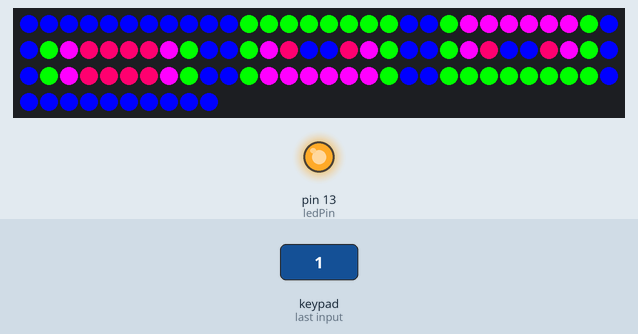
Recording of a sketch running on a simulated Arduino Uno, built with avr-gcc and run on an emulated ATmega328P. On the bench: 100 RGB LEDs in strip order, left to right, continuing on the next row, output pins drawn as LEDs (lit = HIGH). Inputs (shaded band) come from the test bench. What the sketch prints to the serial monitor is not drawn.

1.3 s: key '1' pressed
Above: at 4.1 s.
Timing chart, 0 to 5.6 s (numbered marks = the images above; inputs shaded):
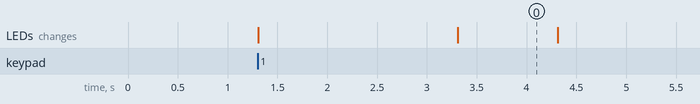

Measured:
- what the display in image 0 shows lasts 1.0 s, from 3.3 s to 4.3 s

The sketch:

10X10LED_keypad.ino
```cpp
#include <Keypad.h>
#include "FastLED.h"
#define NUM_LEDS 100
#define DATA_PIN 2
// #define CLOCK_PIN 13
CRGB leds[NUM_LEDS];


const byte ROWS = 4; //four rows
const byte COLS = 4; //three columns
char keys[ROWS][COLS] = {
  {'1','2','3','A'},
  {'4','5','6','B'},
  {'7','8','9','C'},
  {'*','0','#','D'}
};
byte rowPins[ROWS] = {3, 4, 5, 6}; //connect to the row pinouts of the keypad
byte colPins[COLS] = {7, 8, 9,10};

Keypad keypad = Keypad( makeKeymap(keys), rowPins, colPins, ROWS, COLS );
byte ledPin = 13;

boolean blink = false;
boolean ledPin_state;

void setup(){
    Serial.begin(9600);
    pinMode(ledPin, OUTPUT);              // Sets the digital pin as output.
    digitalWrite(ledPin, HIGH);           // Turn the LED on.
    ledPin_state = digitalRead(ledPin);   // Store initial LED state. HIGH when LED is on.
    keypad.addEventListener(keypadEvent); // Add an event listener for this keypad
    FastLED.addLeds<WS2811, DATA_PIN, RGB>(leds, NUM_LEDS);


}

void loop(){
    char key = keypad.getKey();

    if (key) {
        Serial.println(key);
    }
    if (blink){
        digitalWrite(ledPin,!digitalRead(ledPin));    // Change the ledPin from Hi2Lo or Lo2Hi.
        delay(100);
    }
}

// Taking care of some special events.
void keypadEvent(KeypadEvent key){
    switch (keypad.getState()){
    case PRESSED:
        if (key == '1') {
            ledson();
        }
        break;
        if (key == '#') {
            alloff();


        }
        break;


    case RELEASED:
        if (key == '*') {

        }
        break;

    case HOLD:
        if (key == '*') {

        }
        break;
    }
}


void alloff (){
leds[0] = CRGB(0, 0, 0);
leds[1] = CRGB(0, 0, 0);
leds[2] = CRGB(0, 0, 0);
leds[3] = CRGB(0, 0, 0);
leds[4] = CRGB(0, 0, 0);
leds[5] = CRGB(0, 0, 0);
leds[6] = CRGB(0, 0, 0);
leds[7] = CRGB(0, 0, 0);
leds[8] = CRGB(0, 0, 0);
leds[9] = CRGB(0, 0, 0);
leds[10] = CRGB(0, 0, 0);
leds[11] = CRGB(0, 0, 0);
leds[12] = CRGB(0, 0, 0);
leds[13] = CRGB(0, 0, 0);
leds[14] = CRGB(0, 0, 0);
leds[15] = CRGB(0, 0, 0);
leds[16] = CRGB(0, 0, 0);
leds[17] = CRGB(0, 0, 0);
leds[18] = CRGB(0, 0, 0);
leds[19] = CRGB(0, 0, 0);
leds[20] = CRGB(0, 0, 0);
leds[21] = CRGB(0, 0, 0);
leds[22] = CRGB(0, 0, 0);
leds[23] = CRGB(0, 0, 0);
leds[24] = CRGB(0, 0, 0);
leds[25] = CRGB(0, 0, 0);
leds[26] = CRGB(0, 0, 0);
leds[27] = CRGB(0, 0, 0);
leds[28] = CRGB(0, 0, 0);
leds[29] = CRGB(0, 0, 0);
leds[30] = CRGB(0, 0, 0);
leds[31] = CRGB(0, 0, 0);
leds[32] = CRGB(0, 0, 0);
leds[33] = CRGB(0, 0, 0);
leds[34] = CRGB(0, 0, 0);
leds[35] = CRGB(0, 0, 0);
leds[36] = CRGB(0, 0, 0);
leds[37] = CRGB(0, 0, 0);
leds[38] = CRGB(0, 0, 0);
leds[39] = CRGB(0, 0, 0);
leds[40] = CRGB(0, 0, 0);
leds[41] = CRGB(0, 0, 0);
leds[42] = CRGB(0, 0, 0);
leds[43] = CRGB(0, 0, 0);
leds[44] = CRGB(0, 0, 0);
leds[45] = CRGB(0, 0, 0);
leds[46] = CRGB(0, 0, 0);
leds[47] = CRGB(0, 0, 0);
leds[48] = CRGB(0, 0, 0);
leds[49] = CRGB(0, 0, 0);
leds[50] = CRGB(0, 0, 0);
leds[51] = CRGB(0, 0, 0);
leds[52] = CRGB(0, 0, 0);
leds[53] = CRGB(0, 0, 0);
leds[54] = CRGB(0, 0, 0);
leds[55] = CRGB(0, 0, 0);
leds[56] = CRGB(0, 0, 0);
leds[57] = CRGB(0, 0, 0);
leds[58] = CRGB(0, 0, 0);
leds[59] = CRGB(0, 0, 0);
leds[60] = CRGB(0, 0, 0);
leds[61] = CRGB(0, 0, 0);
leds[62] = CRGB(0, 0, 0);
leds[63] = CRGB(0, 0, 0);
leds[64] = CRGB(0, 0, 0);
leds[65] = CRGB(0, 0, 0);
leds[66] = CRGB(0, 0, 0);
leds[67] = CRGB(0, 0, 0);
leds[68] = CRGB(0, 0, 0);
leds[69] = CRGB(0, 0, 0);
leds[70] = CRGB(0, 0, 0);
leds[71] = CRGB(0, 0, 0);
leds[72] = CRGB(0, 0, 0);
leds[73] = CRGB(0, 0, 0);
leds[74] = CRGB(0, 0, 0);
leds[75] = CRGB(0, 0, 0);
leds[76] = CRGB(0, 0, 0);
leds[77] = CRGB(0, 0, 0);
leds[78] = CRGB(0, 0, 0);
leds[79] = CRGB(0, 0, 0);
leds[80] = CRGB(0, 0, 0);
leds[81] = CRGB(0, 0, 0);
leds[82] = CRGB(0, 0, 0);
leds[83] = CRGB(0, 0, 0);
leds[84] = CRGB(0, 0, 0);
leds[85] = CRGB(0, 0, 0);
leds[86] = CRGB(0, 0, 0);
leds[87] = CRGB(0, 0, 0);
leds[88] = CRGB(0, 0, 0);
leds[89] = CRGB(0, 0, 0);
leds[90] = CRGB(0, 0, 0);
leds[91] = CRGB(0, 0, 0);
leds[92] = CRGB(0, 0, 0);
leds[93] = CRGB(0, 0, 0);
leds[94] = CRGB(0, 0, 0);
leds[95] = CRGB(0, 0, 0);
leds[96] = CRGB(0, 0, 0);
leds[97] = CRGB(0, 0, 0);
leds[98] = CRGB(0, 0, 0);
leds[99] = CRGB(0, 0, 0);
FastLED.show();


  }


void ledson (){
int x=1;
 while(x==1){
 Serial.println("LED ON");

leds[0] = CRGB(0, 0, 0);
leds[1] = CRGB(0, 0, 0);
leds[2] = CRGB(0, 0, 0);
leds[3] = CRGB(0, 0, 0);
leds[4] = CRGB(0, 0, 0);
leds[5] = CRGB(0, 0, 0);
leds[6] = CRGB(0, 0, 0);
leds[7] = CRGB(0, 0, 0);
leds[8] = CRGB(0, 0, 0);
leds[9] = CRGB(0, 0, 0);
leds[10] = CRGB(0, 0, 0);
leds[11] = CRGB(0, 0, 0);
leds[12] = CRGB(0, 0, 0);
leds[13] = CRGB(0, 0, 0);
leds[14] = CRGB(0, 0, 0);
leds[15] = CRGB(0, 0, 0);
leds[16] = CRGB(0, 0, 0);
leds[17] = CRGB(0, 0, 0);
leds[18] = CRGB(0, 0, 0);
leds[19] = CRGB(0, 0, 0);
leds[20] = CRGB(0, 0, 0);
leds[21] = CRGB(0, 0, 0);
leds[22] = CRGB(0, 0, 0);
leds[23] = CRGB(0, 0, 0);
leds[24] = CRGB(0, 0, 0);
leds[25] = CRGB(0, 0, 0);
leds[26] = CRGB(0, 0, 0);
leds[27] = CRGB(0, 0, 0);
leds[28] = CRGB(0, 0, 0);
leds[29] = CRGB(0, 0, 0);
leds[30] = CRGB(0, 0, 0);
leds[31] = CRGB(0, 0, 0);
leds[32] = CRGB(0, 0, 0);
leds[33] = CRGB(0, 0, 0);
leds[34] = CRGB(0, 0, 0);
leds[35] = CRGB(0, 0, 0);
leds[36] = CRGB(0, 0, 0);
leds[37] = CRGB(0, 0, 0);
leds[38] = CRGB(0, 0, 0);
leds[39] = CRGB(0, 0, 0);
leds[40] = CRGB(0, 0, 0);
leds[41] = CRGB(0, 0, 0);
leds[42] = CRGB(0, 0, 0);
leds[43] = CRGB(0, 0, 0);
leds[44] = CRGB(0, 0, 0);
leds[45] = CRGB(0, 0, 0);
leds[46] = CRGB(0, 0, 0);
leds[47] = CRGB(0, 0, 0);
leds[48] = CRGB(0, 0, 0);
leds[49] = CRGB(0, 0, 0);
leds[50] = CRGB(0, 0, 0);
leds[51] = CRGB(0, 0, 0);
leds[52] = CRGB(0, 0, 0);
leds[53] = CRGB(0, 0, 0);
leds[54] = CRGB(0, 0, 0);
leds[55] = CRGB(0, 0, 0);
leds[56] = CRGB(0, 0, 0);
leds[57] = CRGB(0, 0, 0);
leds[58] = CRGB(0, 0, 0);
leds[59] = CRGB(0, 0, 0);
leds[60] = CRGB(0, 0, 0);
leds[61] = CRGB(0, 0, 0);
leds[62] = CRGB(0, 0, 0);
leds[63] = CRGB(0, 0, 0);
leds[64] = CRGB(0, 0, 0);
leds[65] = CRGB(0, 0, 0);
leds[66] = CRGB(0, 0, 0);
leds[67] = CRGB(0, 0, 0);
leds[68] = CRGB(0, 0, 0);
leds[69] = CRGB(0, 0, 0);
leds[70] = CRGB(0, 0, 0);
leds[71] = CRGB(0, 0, 0);
leds[72] = CRGB(0, 0, 0);
leds[73] = CRGB(0, 0, 0);
leds[74] = CRGB(0, 0, 0);
leds[75] = CRGB(0, 0, 0);
leds[76] = CRGB(0, 0, 0);
leds[77] = CRGB(0, 0, 0);
leds[78] = CRGB(0, 0, 0);
leds[79] = CRGB(0, 0, 0);
leds[80] = CRGB(0, 0, 0);
leds[81] = CRGB(0, 0, 0);
leds[82] = CRGB(0, 0, 0);
leds[83] = CRGB(0, 0, 0);
leds[84] = CRGB(0, 0, 0);
leds[85] = CRGB(0, 0, 0);
leds[86] = CRGB(0, 0, 0);
leds[87] = CRGB(0, 0, 0);
leds[88] = CRGB(0, 0, 0);
leds[89] = CRGB(0, 0, 0);
leds[90] = CRGB(0, 0, 0);
leds[91] = CRGB(0, 0, 0);
leds[92] = CRGB(0, 0, 0);
leds[93] = CRGB(0, 0, 0);
leds[94] = CRGB(0, 0, 0);
leds[95] = CRGB(0, 0, 0);
leds[96] = CRGB(0, 0, 0);
leds[97] = CRGB(0, 0, 0);
leds[98] = CRGB(0, 0, 0);
leds[99] = CRGB(0, 0, 0);
FastLED.show();

delay(2000);

leds[0] = CRGB(0, 0, 255);
leds[1] = CRGB(0, 0, 255);
leds[2] = CRGB(0, 0, 255);
leds[3] = CRGB(0, 0, 255);
leds[4] = CRGB(0, 0, 255);
leds[5] = CRGB(0, 0, 255);
leds[6] = CRGB(0, 0, 255);
leds[7] = CRGB(0, 0, 255);
leds[8] = CRGB(0, 0, 255);
leds[9] = CRGB(0, 0, 255);
leds[10] = CRGB(0, 0, 255);
leds[11] = CRGB(0, 255, 0);
leds[12] = CRGB(0, 255, 0);
leds[13] = CRGB(0, 255, 0);
leds[14] = CRGB(0, 255, 0);
leds[15] = CRGB(0, 255, 0);
leds[16] = CRGB(0, 255, 0);
leds[17] = CRGB(0, 255, 0);
leds[18] = CRGB(0, 255, 0);
leds[19] = CRGB(0, 0, 255);
leds[20] = CRGB(0, 0, 255);
leds[21] = CRGB(0, 255, 0);
leds[22] = CRGB(255, 0, 255);
leds[23] = CRGB(255, 0, 255);
leds[24] = CRGB(255, 0, 255);
leds[25] = CRGB(255, 0, 255);
leds[26] = CRGB(255, 0, 255);
leds[27] = CRGB(255, 0, 255);
leds[28] = CRGB(0, 255, 0);
leds[29] = CRGB(0, 0, 255);
leds[30] = CRGB(0, 0, 255);
leds[31] = CRGB(0, 255, 0);
leds[32] = CRGB(255, 0, 255);
leds[33] = CRGB(255, 0, 111);
leds[34] = CRGB(255, 0, 111);
leds[35] = CRGB(255, 0, 111);
leds[36] = CRGB(255, 0, 111);
leds[37] = CRGB(255, 0, 255);
leds[38] = CRGB(0, 255, 0);
leds[39] = CRGB(0, 0, 255);
leds[40] = CRGB(0, 0, 255);
leds[41] = CRGB(0, 255, 0);
leds[42] = CRGB(255, 0, 255);
leds[43] = CRGB(255, 0, 111);
leds[44] = CRGB(0, 0, 255);
leds[45] = CRGB(0, 0, 255);
leds[46] = CRGB(255, 0, 111);
leds[47] = CRGB(255, 0, 255);
leds[48] = CRGB(0, 255, 0);
leds[49] = CRGB(0, 0, 255);
leds[50] = CRGB(0, 0, 255);
leds[51] = CRGB(0, 255, 0);
leds[52] = CRGB(255, 0, 255);
leds[53] = CRGB(255, 0, 111);
leds[54] = CRGB(0, 0, 255);
leds[55] = CRGB(0, 0, 255);
leds[56] = CRGB(255, 0, 111);
leds[57] = CRGB(255, 0, 255);
leds[58] = CRGB(0, 255, 0);
leds[59] = CRGB(0, 0, 255);
leds[60] = CRGB(0, 0, 255);
leds[61] = CRGB(0, 255, 0);
leds[62] = CRGB(255, 0, 255);
leds[63] = CRGB(255, 0, 111);
leds[64] = CRGB(255, 0, 111);
leds[65] = CRGB(255, 0, 111);
leds[66] = CRGB(255, 0, 111);
leds[67] = CRGB(255, 0, 255);
leds[68] = CRGB(0, 255, 0);
leds[69] = CRGB(0, 0, 255);
leds[70] = CRGB(0, 0, 255);
leds[71] = CRGB(0, 255, 0);
leds[72] = CRGB(255, 0, 255);
leds[73] = CRGB(255, 0, 255);
leds[74] = CRGB(255, 0, 255);
leds[75] = CRGB(255, 0, 255);
leds[76] = CRGB(255, 0, 255);
leds[77] = CRGB(255, 0, 255);
leds[78] = CRGB(0, 255, 0);
leds[79] = CRGB(0, 0, 255);
leds[80] = CRGB(0, 0, 255);
leds[81] = CRGB(0, 255, 0);
leds[82] = CRGB(0, 255, 0);
leds[83] = CRGB(0, 255, 0);
leds[84] = CRGB(0, 255, 0);
leds[85] = CRGB(0, 255, 0);
leds[86] = CRGB(0, 255, 0);
leds[87] = CRGB(0, 255, 0);
leds[88] = CRGB(0, 255, 0);
leds[89] = CRGB(0, 0, 255);
leds[90] = CRGB(0, 0, 255);
leds[91] = CRGB(0, 0, 255);
leds[92] = CRGB(0, 0, 255);
leds[93] = CRGB(0, 0, 255);
leds[94] = CRGB(0, 0, 255);
leds[95] = CRGB(0, 0, 255);
leds[96] = CRGB(0, 0, 255);
leds[97] = CRGB(0, 0, 255);
leds[98] = CRGB(0, 0, 255);
leds[99] = CRGB(0, 0, 255);
FastLED.show();
delay(1000);
 }
 x= 1;
 }
```
